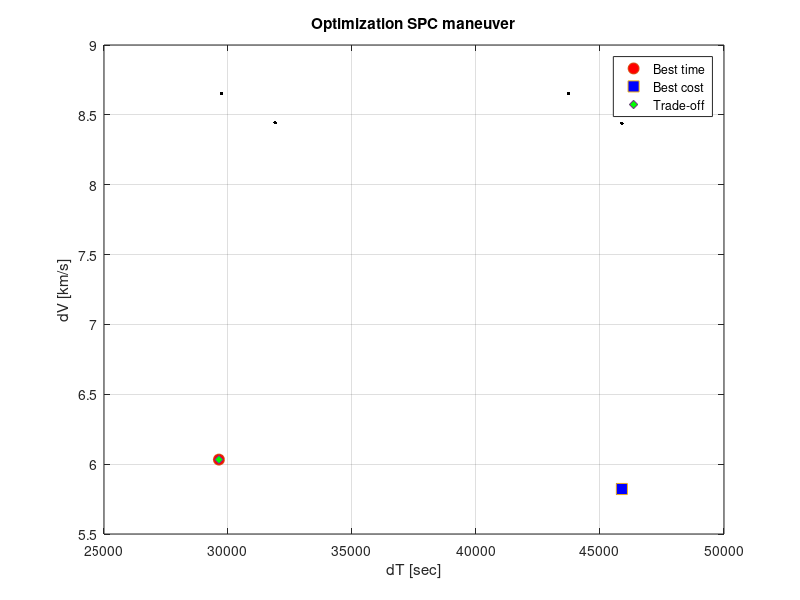

The MATLAB script that drew this image:
%clear all
close all
clc

%% DATA INPUT

% vettore PCS solution
SPC_input = [   1     1     1 ; ...
                1     1     0 ; ...
                1     0     1 ; ...
                1     0     0 ; ...
                0     1     1 ; ...
                0     1     0 ; ...
                0     0     1 ; ...
                0     0     0 ; ...
            ];  %Bitan_Type - Pt_plane - Pt_Circ  

SPC_output = [  29742.9834,	6.0347, 179489.9819  ; ...         %   1     1     1
                45991.7548,	5.8243, 267869.7774  ; ...         %   1     1     0
                29742.9834,	8.6529, 257363.0610  ; ...         %   1     0     1
                31899.3985,	8.4425, 269310.6718  ; ...         %   1     0     0
                29634.0096,	6.0325, 178767.1629  ; ...         %   0     1     1
                45882.7810,	5.8221, 267134.1392  ; ...         %   0     1     0
                43726.3659,	8.6506, 378259.3008  ; ...         %   0     0     1
                45882.7810,	8.4402, 387259.8481  ; ...         %   0     0     0
            ];  %[t1,v1,t1*v1; ...; tn,vn,tn*vn]; 

        
%% OPTIMIAL Value
        
        [OptSPC_Time,OptSPC_Time_idx] = min(SPC_output(:,1));
        [OptSPC_Velocity,OptSPC_Velocity_idx] = min(SPC_output(:,2));
        [OptSPC_Tradeoff,OptSPC_Tradeoff_idx] = min(SPC_output(:,3));
        
        
%% PLOT

figure (1)
plot(SPC_output(:,1),SPC_output(:,2),'LineStyle','none','Marker','.','Color','k','MarkerSize',8)      %
hold on

title('Optimization SPC maneuver')
xlabel('dT [sec]')
ylabel('dV [km/s]')
grid on

p1 = plot(SPC_output(OptSPC_Time_idx,1),SPC_output(OptSPC_Time_idx,2),'LineStyle','none','Marker','o','MarkerFaceColor','r','MarkerSize',8);   %
p2 = plot(SPC_output(OptSPC_Velocity_idx,1),SPC_output(OptSPC_Velocity_idx,2),'LineStyle','none','Marker','s','MarkerFaceColor','b','MarkerSize',8);   %
p3 = plot(SPC_output(OptSPC_Tradeoff_idx,1),SPC_output(OptSPC_Tradeoff_idx,2),'LineStyle','none','Marker','d','MarkerFaceColor','g','MarkerSize',6);   %
legend ([p1,p2,p3],{'Best time','Best cost','Trade-off'},'Location','best')
hold off
drawnow

%% VIDEO OUTPUT

disp(' Ottimizzazione deltaT: ')
fprintf('\t dT: %.4f s',SPC_output(OptSPC_Time_idx,1))
fprintf('\n \t dV: %.4f km/s',SPC_output(OptSPC_Time_idx,2))
fprintf('\n \t \t Parametri da inserire:')
fprintf('\n \t \t Start_Bitan = %d',SPC_input(OptSPC_Time_idx,1))
fprintf('\n \t \t Pt_cambio_Piano = %d',SPC_input(OptSPC_Time_idx,2))
fprintf('\n \t \t Pt_Circ = %d \n\n',SPC_input(OptSPC_Time_idx,3))

disp(' Ottimizzazione deltaV: ')
fprintf('\t dT: %.4f s',SPC_output(OptSPC_Velocity_idx,1))
fprintf('\n \t dV: %.4f km/s',SPC_output(OptSPC_Velocity_idx,2))
fprintf('\n \t \t Parametri da inserire:')
fprintf('\n \t \t Start_Bitan = %d',SPC_input(OptSPC_Velocity_idx,1))
fprintf('\n \t \t Pt_cambio_Piano = %d',SPC_input(OptSPC_Velocity_idx,2))
fprintf('\n \t \t Pt_Circ = %d \n\n',SPC_input(OptSPC_Velocity_idx,3))

disp(' Ottimizzazione TradeOff: ')
fprintf('\t dT: %.4f s',SPC_output(OptSPC_Tradeoff_idx,1))
fprintf('\n \t dV: %.4f km/s',SPC_output(OptSPC_Tradeoff_idx,2))
fprintf('\n \t \t Parametri da inserire:')
fprintf('\n \t \t Start_Bitan = %d',SPC_input(OptSPC_Tradeoff_idx,1))
fprintf('\n \t \t Pt_cambio_Piano = %d',SPC_input(OptSPC_Tradeoff_idx,2))
fprintf('\n \t \t Pt_Circ = %d \n\n',SPC_input(OptSPC_Tradeoff_idx,3))
        